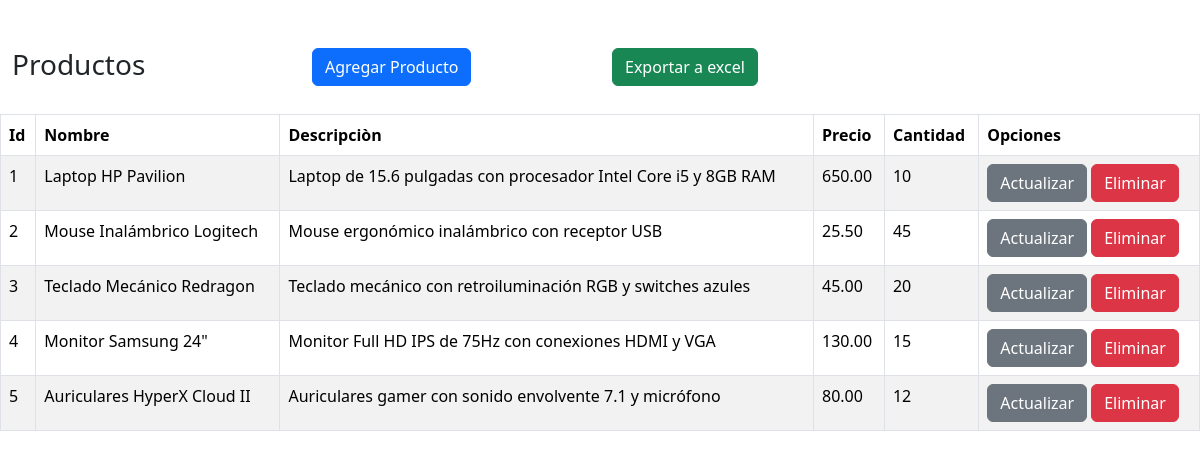
The page / on the database its author committed.
### tables this page shows
CREATE TABLE IF NOT EXISTS `productos` (
    `id` INT AUTO_INCREMENT PRIMARY KEY,
    `nombre` VARCHAR(255) NOT NULL,
    `descripcion` TEXT NOT NULL,
    `precio` DECIMAL(10, 2) NOT NULL,
    `stock` INT NOT NULL
);

### index.php (the view, shortened to what this page needs)
<!DOCTYPE html>
<html lang="en">
  <head>
    <link href="https://cdn.jsdelivr.net/npm/bootstrap@5.3.2/dist/css/bootstrap.min.css" rel="stylesheet">
  </head>
  <body>
    <section class="container-fluid">
        <div class="row mt-5">
            <div class="col-md-3">
                <h3 class="text">Productos</h3>
            </div>
            <div class="col-md-3">
                <a href="/views/agregar.php" class="btn btn-primary">Agregar Producto</a>
            </div>
            <div class="col-md-3">
                <a href="/controlers/excel.php" class="btn btn-success">Exportar a excel</a>
            </div>
        </div>
        <div class="row mt-4">
            <?php
            require_once 'config.php';
            $querry = "SELECT * FROM productos";
            if($result = $mysqli->query($querry))
            {
                if($result->num_rows > 0)
                {
                    echo '<table class="table table-bordered table-striped">';
                        echo "<thead>";
                            echo "<tr>";
                                echo "<th>Id</th>";
                                echo "<th>Nombre</th>";
                                echo "<th>Descripciòn</th>";
                                echo "<th>Precio</th>";
                                echo "<th>Cantidad</th>";
                                echo "<th>Opciones</th>";
                            echo "</tr>";
                        echo "</thead>";
                        echo "<tbody>";
                        while($row = $result->fetch_array())
                        {
                            echo "<tr>";
                                echo "<td>" . $row['id'] . "</td>";
                                echo "<td>" . $row['nombre'] . "</td>";
                                echo "<td>" . $row['descripcion'] . "</td>";
                                echo "<td>" . $row['precio'] . "</td>";
                                echo "<td>" . $row['stock'] . "</td>";
                                echo "<td>";
                                    echo '<a href="views/edit.php?id='. $row['id'] .'" class="btn btn-secondary me-1">Actualizar</a>';
                                    echo '<a href="controlers/delete.php?id='. $row['id'] .'" class="btn btn-danger">Eliminar</a>';
                                echo "</td>";
                            echo "</tr>";
                        }
                        echo "</tbody>";
                    echo "</table>";
                }
                else
                {
                    echo "No se encontraron registros";
                }
            }
            else
            {
                echo "Error al ejecutar la consulta";
            }
            ?>
        </div>
    </section>
  </body>
</html>

### rows shown on the page
productos: id "1", nombre "Laptop HP Pavilion", descripcion "Laptop de 15.6 pulgadas con procesador Intel Core i5 y 8GB RAM", precio "650.00", stock "10"
productos: id "2", nombre "Mouse Inalámbrico Logitech", descripcion "Mouse ergonómico inalámbrico con receptor USB", precio "25.50", stock "45"
productos: id "3", nombre "Teclado Mecánico Redragon", descripcion "Teclado mecánico con retroiluminación RGB y switches azules", precio "45.00", stock "20"
productos: id "4", nombre "Monitor Samsung 24\"", descripcion "Monitor Full HD IPS de 75Hz con conexiones HDMI y VGA", precio "130.00", stock "15"
productos: id "5", nombre "Auriculares HyperX Cloud II", descripcion "Auriculares gamer con sonido envolvente 7.1 y micrófono", precio "80.00", stock "12"
